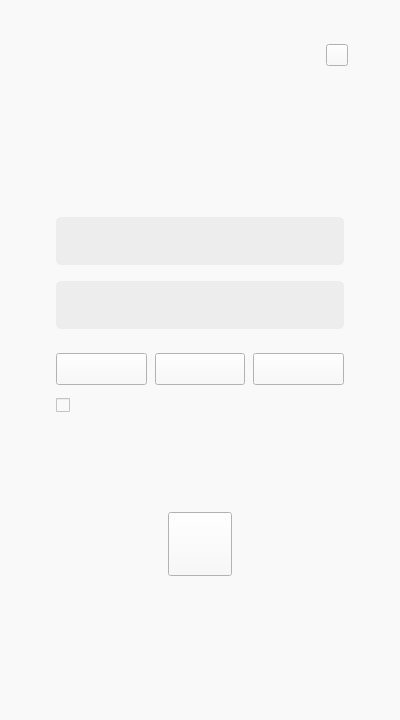
<?xml version="1.0" encoding="UTF-8"?>
<ui version="4.0">
 <class>Form</class>
 <widget class="QWidget" name="Form">
  <property name="geometry">
   <rect>
    <x>0</x>
    <y>0</y>
    <width>400</width>
    <height>720</height>
   </rect>
  </property>
  <property name="windowTitle">
   <string>Widget</string>
  </property>
  <property name="windowOpacity">
   <double>1.000000000000000</double>
  </property>
  <property name="styleSheet">
   <string notr="true">background-color: rgb(249, 249, 249);</string>
  </property>
  <widget class="QLineEdit" name="username_line_edit">
   <property name="geometry">
    <rect>
     <x>56</x>
     <y>217</y>
     <width>288</width>
     <height>48</height>
    </rect>
   </property>
   <property name="styleSheet">
    <string notr="true">QLineEdit {
	border-radius: 5px;
	color: #FFF;
	background-color: rgb(237, 237, 237);
}
QLineEdit::hover {
	background-color: rgb(231, 231, 231);
}
QLineEdit::focus {
	border: 2px solid rgb(51, 51, 51);
	background-color: rgb(249, 249, 249);
}</string>
   </property>
  </widget>
  <widget class="QLineEdit" name="password_line_edit">
   <property name="geometry">
    <rect>
     <x>56</x>
     <y>281</y>
     <width>288</width>
     <height>48</height>
    </rect>
   </property>
   <property name="styleSheet">
    <string notr="true">QLineEdit {
	border-radius: 5px;
	color: #FFF;
	background-color: rgb(237, 237, 237);
}
QLineEdit::hover {
	background-color: rgb(231, 231, 231);
}
QLineEdit::focus {
	border: 2px solid rgb(51, 51, 51);
	background-color: rgb(249, 249, 249);
}</string>
   </property>
  </widget>
  <widget class="QLabel" name="sign_in_label">
   <property name="geometry">
    <rect>
     <x>160</x>
     <y>159</y>
     <width>80</width>
     <height>33</height>
    </rect>
   </property>
   <property name="styleSheet">
    <string notr="true">border-image: url(:/resources/resources/Sign_in.png);</string>
   </property>
   <property name="text">
    <string/>
   </property>
  </widget>
  <widget class="QPushButton" name="facebook_button">
   <property name="geometry">
    <rect>
     <x>56</x>
     <y>353</y>
     <width>91</width>
     <height>32</height>
    </rect>
   </property>
   <property name="styleSheet">
    <string notr="true">QPushButton {
	border-image: url(:/resources/resources/Facebook.png);
}
QPushButton::hover {
	border-image: url(:/resources/resources/Facebook_hovered.png);
}</string>
   </property>
   <property name="text">
    <string/>
   </property>
  </widget>
  <widget class="QPushButton" name="google_button">
   <property name="geometry">
    <rect>
     <x>155</x>
     <y>353</y>
     <width>90</width>
     <height>32</height>
    </rect>
   </property>
   <property name="styleSheet">
    <string notr="true">QPushButton {
	border-image: url(:/resources/resources/Google.png);
}
QPushButton::hover {
	border-image: url(:/resources/resources/Google_hovered.png);
}</string>
   </property>
   <property name="text">
    <string/>
   </property>
  </widget>
  <widget class="QPushButton" name="apple_button">
   <property name="geometry">
    <rect>
     <x>253</x>
     <y>353</y>
     <width>91</width>
     <height>32</height>
    </rect>
   </property>
   <property name="styleSheet">
    <string notr="true">QPushButton {
	border-image: url(:/resources/resources/Apple.png);
}
QPushButton::hover {
	border-image: url(:/resources/resources/Apple_hovered.png);
}</string>
   </property>
   <property name="text">
    <string/>
   </property>
  </widget>
  <widget class="QPushButton" name="help_tooltip">
   <property name="geometry">
    <rect>
     <x>326</x>
     <y>44</y>
     <width>22</width>
     <height>22</height>
    </rect>
   </property>
   <property name="styleSheet">
    <string notr="true">border-image: url(:/resources/resources/Help2.png);</string>
   </property>
   <property name="text">
    <string/>
   </property>
  </widget>
  <widget class="QCheckBox" name="stay_signed_in_checkbox">
   <property name="geometry">
    <rect>
     <x>56</x>
     <y>395</y>
     <width>17</width>
     <height>21</height>
    </rect>
   </property>
   <property name="styleSheet">
    <string notr="true">QCheckBox::indicator:unchecked {
	border-image: url(:/resources/resources/Checkbox_unchecked.png);
}
QCheckBox::indicator:unchecked:hover {
	border-image: url(:/resources/resources/Checkbox_unchecked_hovered.png);
}
QCheckBox::indicator:checked {
	border-image: url(:/resources/resources/Checkbox_checked.png);
}
QCheckBox::indicator:checked:hover {
	border-image: url(:/resources/resources/Checkbox_checked_hovered.png);
}</string>
   </property>
   <property name="text">
    <string/>
   </property>
  </widget>
  <widget class="QPushButton" name="login_button">
   <property name="geometry">
    <rect>
     <x>168</x>
     <y>512</y>
     <width>64</width>
     <height>64</height>
    </rect>
   </property>
   <property name="styleSheet">
    <string notr="true">QPushButton {
	border-image: url(:/resources/resources/Login_button.png);
}
QPushButton::hover {
	border-image: url(:/resources/resources/Login_button_hovered.png);
}</string>
   </property>
   <property name="text">
    <string/>
   </property>
  </widget>
  <widget class="QLabel" name="version_label">
   <property name="geometry">
    <rect>
     <x>298</x>
     <y>657</y>
     <width>48</width>
     <height>18</height>
    </rect>
   </property>
   <property name="styleSheet">
    <string notr="true">QLabel {
	border-image: url(:/resources/resources/version_label.png);
}
QLabel::hover {
	border-image: url(:/resources/resources/version_label_hovered.png);
}</string>
   </property>
   <property name="text">
    <string/>
   </property>
  </widget>
  <widget class="QLabel" name="label_1">
   <property name="geometry">
    <rect>
     <x>156</x>
     <y>637</y>
     <width>88</width>
     <height>18</height>
    </rect>
   </property>
   <property name="styleSheet">
    <string notr="true">QLabel {
	border-image: url(:/resources/resources/Label_1.png);
}
QLabel::hover {
	border-image: url(:/resources/resources/Label_1_hovered.png);
}</string>
   </property>
   <property name="text">
    <string/>
   </property>
  </widget>
  <widget class="QLabel" name="label_2">
   <property name="geometry">
    <rect>
     <x>149</x>
     <y>654</y>
     <width>102</width>
     <height>18</height>
    </rect>
   </property>
   <property name="styleSheet">
    <string notr="true">QLabel {
	border-image: url(:/resources/resources/Label_2.png);
}
QLabel::hover {
	border-image: url(:/resources/resources/Label_2_hovered.png);
}</string>
   </property>
   <property name="text">
    <string/>
   </property>
  </widget>
  <widget class="QLabel" name="checkbox_label">
   <property name="geometry">
    <rect>
     <x>77</x>
     <y>395</y>
     <width>94</width>
     <height>22</height>
    </rect>
   </property>
   <property name="styleSheet">
    <string notr="true">QLabel {
	border-image: url(:/resources/resources/Checkbox_label.png);
}
QLabel::hover {
	border-image: url(:/resources/resources/Checkbox_label_hovered.png);
}</string>
   </property>
   <property name="text">
    <string/>
   </property>
  </widget>
  <widget class="QLabel" name="riot_games_logo">
   <property name="geometry">
    <rect>
     <x>138</x>
     <y>51</y>
     <width>126</width>
     <height>61</height>
    </rect>
   </property>
   <property name="styleSheet">
    <string notr="true">border-image: url(:/resources/resources/Riot_Games.png);</string>
   </property>
   <property name="text">
    <string/>
   </property>
  </widget>
 </widget>
 <resources>
  <include location="Widget_Resources.qrc"/>
 </resources>
 <connections/>
</ui>
